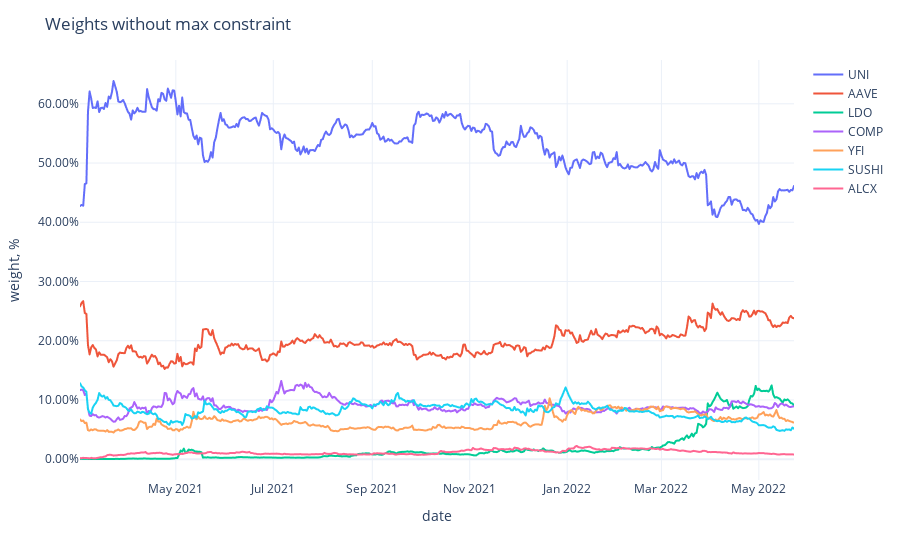

The cell this chart's notebook holds for it:
### Code cell
fig = px.line(weights,
              labels={'value': 'weight, %', 'variable': ''})
fig.update_traces(
    hovertemplate="%{y}"
)
fig.update_yaxes(
    tickformat=".2%",
)
fig.update_xaxes(
    showspikes=True,
    spikethickness=2,
    spikedash="dot",
    spikecolor="#999999",
    spikemode="across",
)
fig.update_layout(
    ## showlegend=False,
    hovermode="x",
    hoverdistance=100,  ## Distance to show hover label of data point
    spikedistance=1000,  ## Distance to show spike
    template='plotly_white',
    title='Weights without max constraint'
)

### Figure 1 — Plotly figure (JSON) as saved in the notebook; plotly's stock layout.template omitted (floating-point values rounded to 4 significant figures; data arrays with more than 128 entries replaced by an {"elided": "..."} marker saying what was removed)
{"data": [{"hovertemplate": "%{y}", "legendgroup": "UNI", "line": {"color": "#636efa", "dash": "solid"}, "marker": {"symbol": "circle"}, "mode": "lines", "name": "UNI", "showlegend": true, "type": "scattergl", "x": {"elided": "448 str values"}, "xaxis": "x", "y": {"elided": "448 float values"}, "yaxis": "y"}, {"hovertemplate": "%{y}", "legendgroup": "AAVE", "line": {"color": "#EF553B", "dash": "solid"}, "marker": {"symbol": "circle"}, "mode": "lines", "name": "AAVE", "showlegend": true, "type": "scattergl", "x": {"elided": "448 str values"}, "xaxis": "x", "y": {"elided": "448 float values"}, "yaxis": "y"}, {"hovertemplate": "%{y}", "legendgroup": "LDO", "line": {"color": "#00cc96", "dash": "solid"}, "marker": {"symbol": "circle"}, "mode": "lines", "name": "LDO", "showlegend": true, "type": "scattergl", "x": {"elided": "448 str values"}, "xaxis": "x", "y": {"elided": "448 float values"}, "yaxis": "y"}, {"hovertemplate": "%{y}", "legendgroup": "COMP", "line": {"color": "#ab63fa", "dash": "solid"}, "marker": {"symbol": "circle"}, "mode": "lines", "name": "COMP", "showlegend": true, "type": "scattergl", "x": {"elided": "448 str values"}, "xaxis": "x", "y": {"elided": "448 float values"}, "yaxis": "y"}, {"hovertemplate": "%{y}", "legendgroup": "YFI", "line": {"color": "#FFA15A", "dash": "solid"}, "marker": {"symbol": "circle"}, "mode": "lines", "name": "YFI", "showlegend": true, "type": "scattergl", "x": {"elided": "448 str values"}, "xaxis": "x", "y": {"elided": "448 float values"}, "yaxis": "y"}, {"hovertemplate": "%{y}", "legendgroup": "SUSHI", "line": {"color": "#19d3f3", "dash": "solid"}, "marker": {"symbol": "circle"}, "mode": "lines", "name": "SUSHI", "showlegend": true, "type": "scattergl", "x": {"elided": "448 str values"}, "xaxis": "x", "y": {"elided": "448 float values"}, "yaxis": "y"}, {"hovertemplate": "%{y}", "legendgroup": "ALCX", "line": {"color": "#FF6692", "dash": "solid"}, "marker": {"symbol": "circle"}, "mode": "lines", "name": "ALCX", "showlegend": true, "type": "scattergl", "x": {"elided": "448 str values"}, "xaxis": "x", "y": {"elided": "448 float values"}, "yaxis": "y"}], "layout": {"hoverdistance": 100, "hovermode": "x", "legend": {"title": {"text": ""}, "tracegroupgap": 0}, "margin": {"t": 60}, "spikedistance": 1000, "title": {"text": "Weights without max constraint"}, "xaxis": {"anchor": "y", "domain": [0, 1], "showspikes": true, "spikecolor": "#999999", "spikedash": "dot", "spikemode": "across", "spikethickness": 2, "title": {"text": "date"}}, "yaxis": {"anchor": "x", "domain": [0, 1], "tickformat": ".2%", "title": {"text": "weight, %"}}}}
